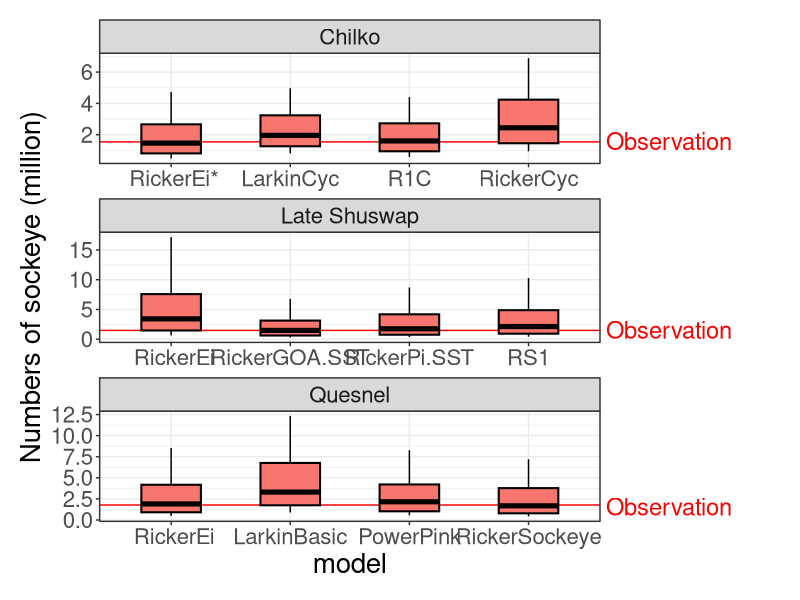
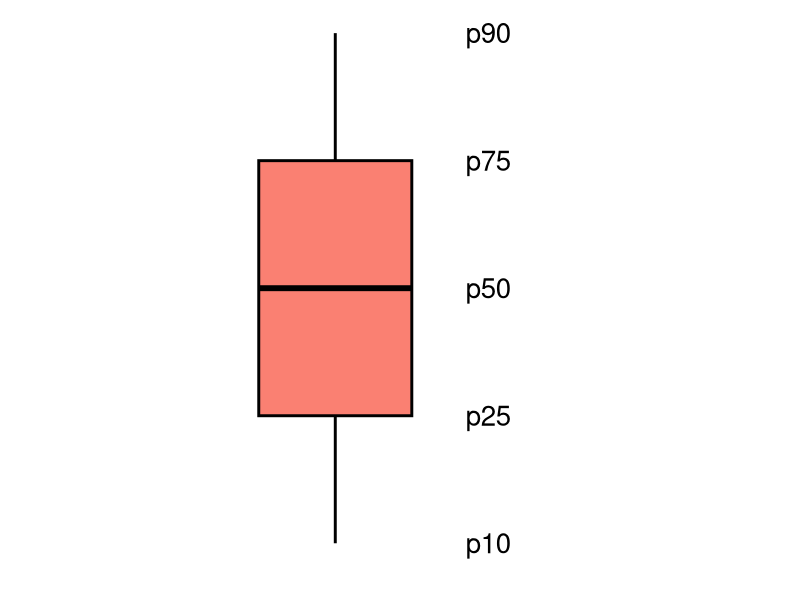
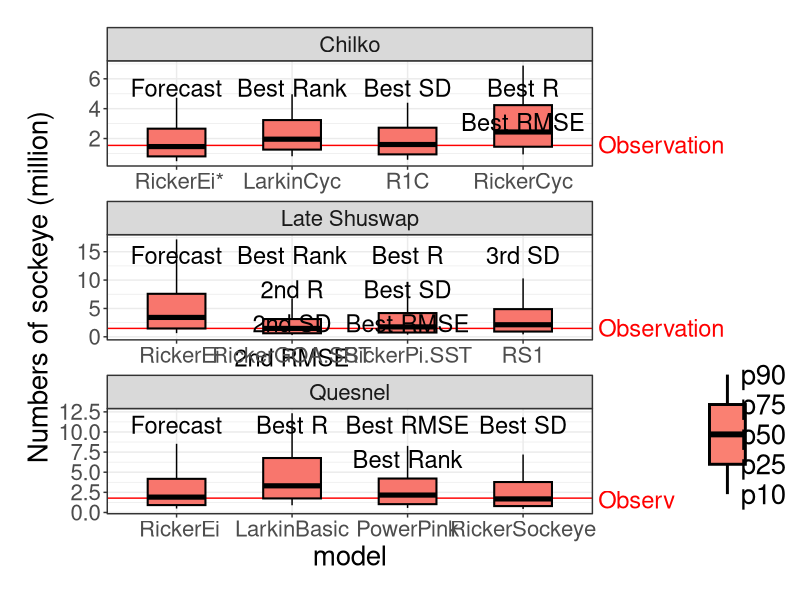

Recreate these plots in R, in order. (Note: this script raises an error after producing the figures.)
## This program is used to make plot to compare obs with fc models
## questions about this code contract Yi Xu, yi.xu2@dfo-mpo.gc.ca
rm(list=ls())
#setwd("C:/DFO-MPO/Work/Sockeye_paper/code") #set up your own directory that include all the updated env files

library(tidyverse)
library(ggplot2)
library(patchwork)
#library(grid)
data <- read_csv("../data/selected_models_comparison_2022.csv")
data$model[10:12]<-c(" RickerEi*"," RickerEi"," RickerEi")

p<-ggplot(data, aes(x= model, y = p50/1e6,width=0.5)) +
  geom_linerange(aes(ymin = p10/1e6, ymax = p90/1e6)) +
  geom_hline(aes(yintercept = obs/1e6),col = "red")+
  geom_crossbar(aes(ymin = p25/1e6,ymax = p75/1e6,fill= "white"),size = 0.7) +
  annotate(geom = "text",x = 4.65,y = 1.6,label="Observation",col = "red",hjust = 0,size = 6)+
  coord_cartesian(xlim = c(1,4),clip = 'off')+
  facet_wrap(~pop, ncol = 1, scales = "free") +
  ylab("Numbers of sockeye (million)")+
  theme_bw()+
  theme(text = element_text(size = 20),legend.position = "none",
        plot.margin = unit(c(1,10,1,1), "lines")) 
p

set.seed(100)
data_random <- data.frame(name = "text",y = sample(500))
legend_plot <- ggplot()+
  geom_boxplot(data = data_random, aes(x = name, y = y),
               fill="salmon",fatten = 2,lwd = 1, width = 1,col = "black") +
  geom_text(aes(x = rep(2,5),y = c(1,125.75,250.5,375.25,500),
                label = c("p10","p25","p50","p75","p90")),size = 7)+
  xlab("")+ylab("")+ 
  theme(axis.text = element_blank(),
        axis.ticks = element_blank(),
        panel.grid = element_blank(),
        panel.background = element_blank(),
        aspect.ratio = 5/3) +
  coord_cartesian(xlim = c(1,2),clip = 'off')
  
legend_plot

string_want <-c("Forecast","Best Rank","Best SD","Best R\nBest RMSE",            
                "Forecast","Best R","Best RMSE\nBest Rank" ,"Best SD",
                "Forecast","Best Rank\n2nd R\n2nd SD\n2nd RMSE", "Best R\nBest SD\nBest RMSE","3rd SD")  
dat_text <- data.frame(
  label = string_want,#data$justification[c(3,1,2,9,8,7,4,6,5)],
  pop   = rep(c("Chilko","Quesnel","Late Shuswap"),each = 4),
  x     = c(rep(1:4,3)),
  y     = c(rep(c(6,12,16),each = 4)))
p_text <- geom_text(data = dat_text,mapping = aes(x = x, y= y, label = label), vjust = 1,size = 6)
p + p_text +inset_element(legend_plot, left = 0.85, bottom = 0.1, right = 1, top = 0.4, align_to = 'full')
ggsave("../plot/plot_obs_fc.png",w = 12, h = 11)
